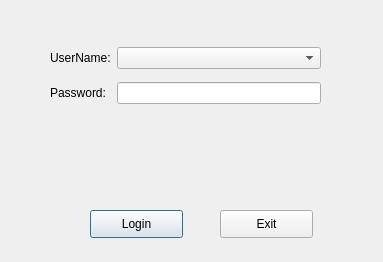
<?xml version="1.0" encoding="UTF-8"?>
<ui version="4.0">
 <class>LoginDialogClass</class>
 <widget class="QDialog" name="LoginDialogClass">
  <property name="geometry">
   <rect>
    <x>0</x>
    <y>0</y>
    <width>383</width>
    <height>262</height>
   </rect>
  </property>
  <property name="windowTitle">
   <string>LoginDialog</string>
  </property>
  <widget class="QPushButton" name="loginButton">
   <property name="geometry">
    <rect>
     <x>90</x>
     <y>210</y>
     <width>93</width>
     <height>28</height>
    </rect>
   </property>
   <property name="text">
    <string>Login</string>
   </property>
  </widget>
  <widget class="QPushButton" name="quitButton">
   <property name="geometry">
    <rect>
     <x>220</x>
     <y>210</y>
     <width>93</width>
     <height>28</height>
    </rect>
   </property>
   <property name="text">
    <string>Exit</string>
   </property>
  </widget>
  <widget class="QWidget" name="layoutWidget">
   <property name="geometry">
    <rect>
     <x>50</x>
     <y>40</y>
     <width>271</width>
     <height>71</height>
    </rect>
   </property>
   <layout class="QGridLayout" name="gridLayout">
    <item row="0" column="0">
     <widget class="QLabel" name="label_2">
      <property name="text">
       <string>UserName:</string>
      </property>
     </widget>
    </item>
    <item row="0" column="1">
     <widget class="QComboBox" name="userComboBox"/>
    </item>
    <item row="1" column="0">
     <widget class="QLabel" name="label">
      <property name="text">
       <string>Password:</string>
      </property>
     </widget>
    </item>
    <item row="1" column="1">
     <widget class="QLineEdit" name="passwordEdit"/>
    </item>
   </layout>
  </widget>
 </widget>
 <resources/>
 <connections/>
</ui>
